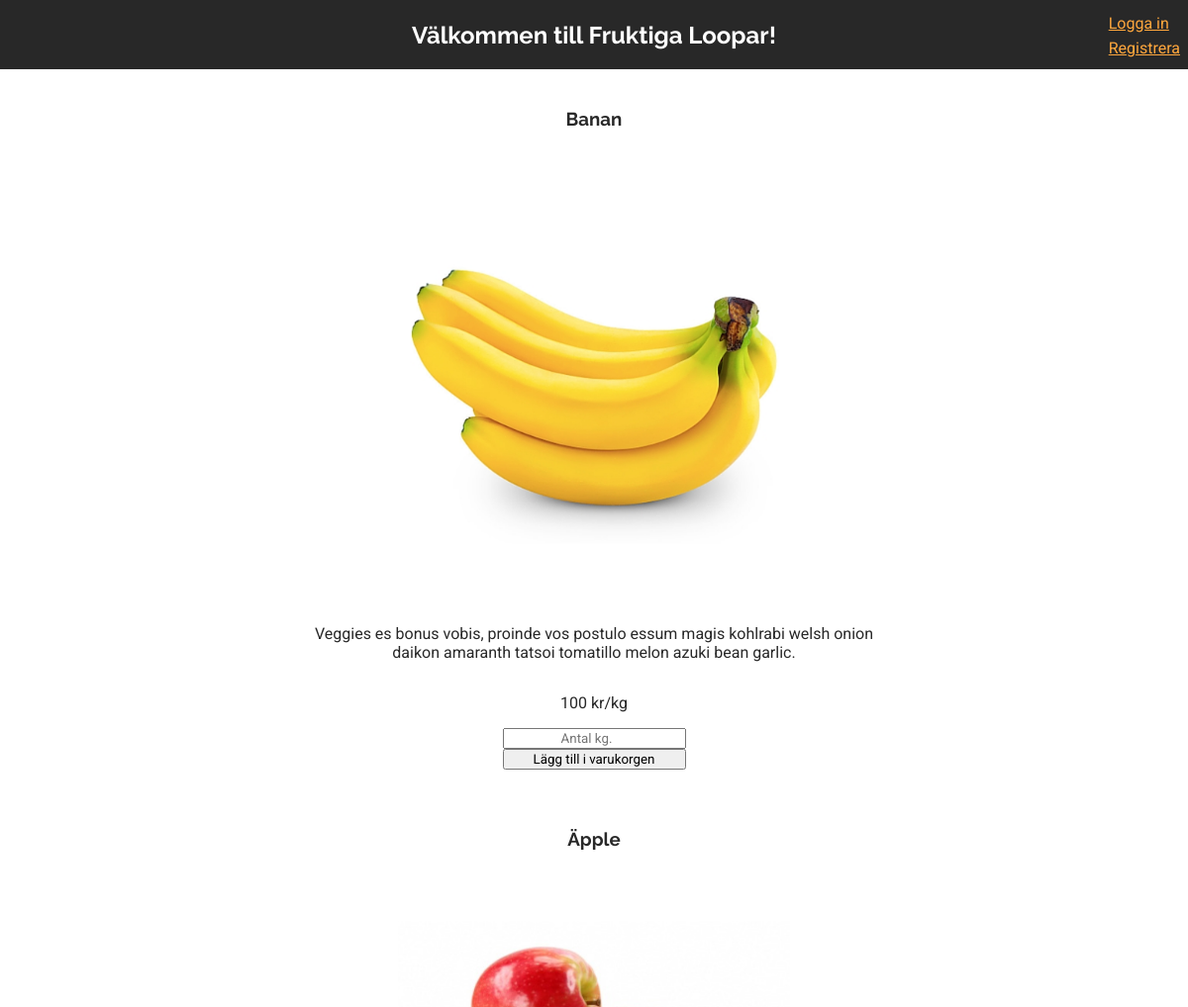
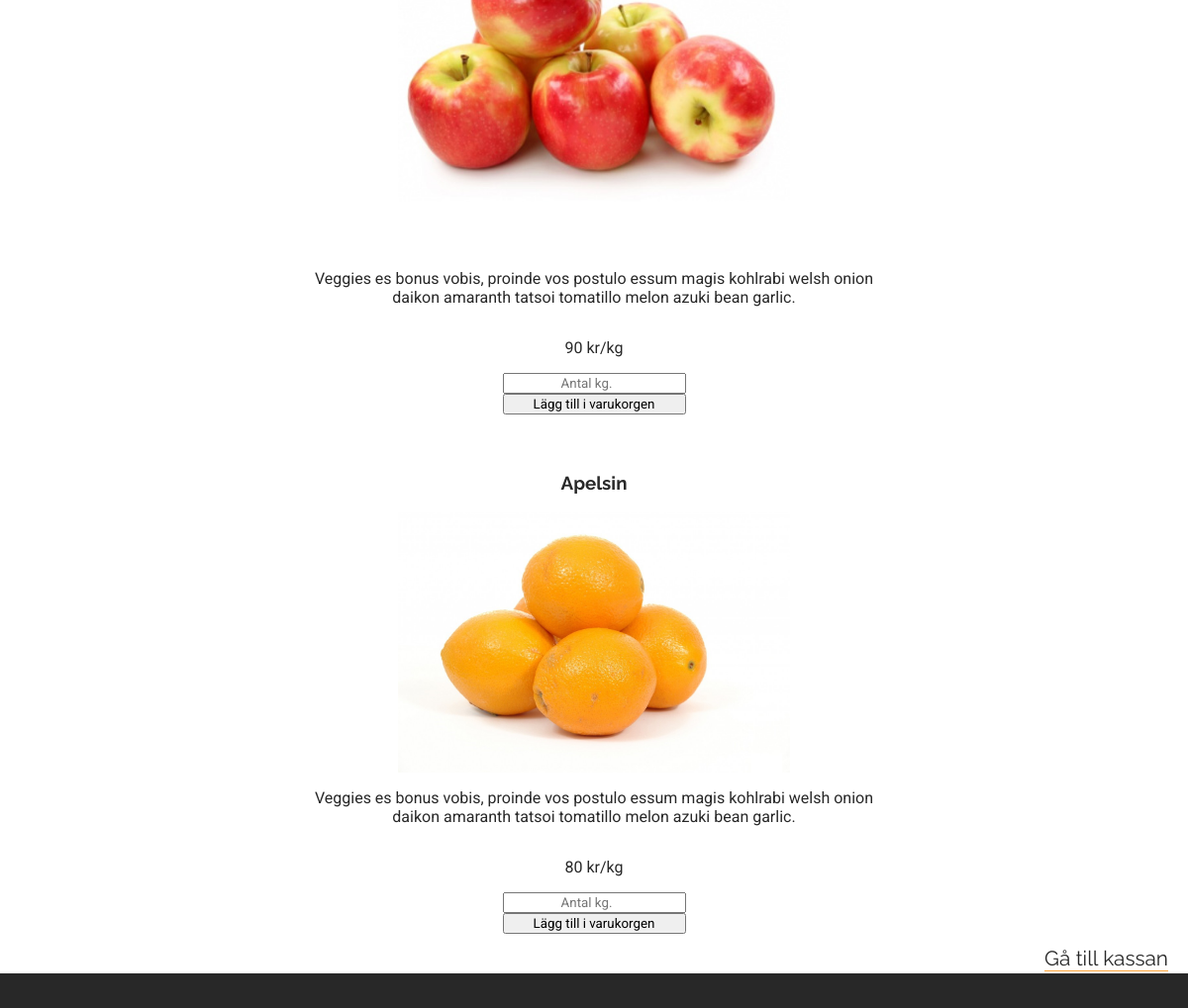
The page / on the database its author committed (2 pictures, top to bottom).
### tables this page shows
CREATE TABLE `products` (
  `id` int(11) NOT NULL,
  `product` varchar(50) NOT NULL,
  `image` varchar(100) NOT NULL,
  `price` int(11) NOT NULL,
  `description` varchar(500) NOT NULL
);

### includes/products.php (the view, shortened to what this page needs)
<?php
include 'database_connection.php';
$statement = $pdo->prepare("SELECT * FROM products");
$statement->execute();
$products = $statement->fetchAll(PDO::FETCH_ASSOC);
foreach($products as $single_product){
    ?>
    <div class='product_wrapper'>
        <h3> <?= $single_product["product"]; ?> </h3>
        <img src="images/<?= $single_product['image'];?>">
        <p class='product_description'> <?= $single_product["description"]; ?> </p>
        <p> <?= $single_product["price"]; ?> kr/kg</p>
        <form action="includes/insert_to_basket_from_products.php" method="POST">
            <input type="number" name="amount" min=1 placeholder="Antal kg." value="<?php $single_product['unit_price']?>">
            <input type="submit" value="Lägg till i varukorgen">
        </form>
    </div>
<?php
}
?>

### includes/head.php (shortened to what this page needs)
<!DOCTYPE html>
<html lang="sv">
<head>

### index.php (shortened to what this page needs)
<?php
include 'includes/head.php';
?>
<link rel="stylesheet" href="css/style.css">
</head>
<body>
<header>
    <h1>Välkommen till Fruktiga Loopar!</h1>
    <?php
        if(isset($_SESSION["username"])){
            echo "<p class='logged_in_user'>" . "Du är inloggad som " . $_SESSION["username"] . ". " . "<a href='includes/reset.php'>Logga ut</a>" . "</p>";
        }else{
            echo "<div class='login_register'>" . "<a href='views/login_view.php'>Logga in</a>" . "<a href='views/register_view.php'>Registrera</a>" . "</div>";
        }
    ?>
</header>
<?php
include 'includes/customer_basket.php';
include 'includes/products.php';
?>
<footer>
</footer>
</body>
</html>

### includes/customer_basket.php (shortened to what this page needs)
<?php
$quantity = 0;
if(isset($_SESSION["username"]) && $quantity != 0){
    echo "<div class='basket'>";
    echo "<a href='views/checkout.php' class='checkout_basket'>" . "Gå till kassan" . "(" . $quantity . ")" . "</a>";
    echo "</div>";
}else{
    echo "<div class='basket'>";
    echo "<a href='views/checkout.php' class='checkout_basket'>" . "Gå till kassan" . "</a>";
    echo "</div>";
}
?>

### css/style.css (style rules this page uses)
h1, h2, h3, h4, p, a, label { color: #282828; font-family: 'Roboto', sans-serif; }
a { color: #ffa73d; }
h1, h2, h3, h4, label { font-family: 'Raleway', sans-serif; }
::placeholder, input[type=submit] { text-align: center; font-family: 'Roboto', sans-serif; }
input { text-align: center; }
body { margin: 0px; }
header { background-color: #282828; height: 70px; display: flex; justify-content: center; align-items: center; }
.login_register { display: flex; height: 70px; flex-direction: column; justify-content: space-between; position: absolute; top: 1px; right: 5px; }
.login_register a { margin: 3px; }
h1 { margin: 0px; padding: 10px 0px; color: white; font-size: 1.1rem; }
img { height: auto; width: 50%; overflow: hidden; object-fit: cover; }
.product_wrapper { display: flex; flex-direction: column; align-items: center; margin-top: 20px; }
.product_wrapper form { display: flex; flex-direction: column; margin-bottom: 20px; }
.product_description { text-align: center; width: 70vw; }
.basket { right: 20px; bottom: 38px; position: fixed; }
.checkout_basket { font-size: 1.3em; text-decoration: none; border-bottom: 1px solid #ffa73d; color: #282828; font-family: 'Raleway', sans-serif; }
footer { height: 35px; background-color: #282828; margin-top: 20px; }
@media only screen and (min-width: 768px) { .product_description { width: 50vw; } }
@media only screen and (min-width: 768px) { img { width: 33%; } }
@media only screen and (min-width: 768px) { h1 { font-size: 1.5rem; } }
@media only screen and (min-width: 768px) { .login_register { justify-content: center; } }

### rows shown on the page
products: product "Banan", image (picture), description "Veggies es bonus vobis, proinde vos postulo essum magis kohlrabi welsh onion daikon amaranth tatsoi tomatillo melon azuki bean garlic.", price "100"
products: product "Äpple", image (picture), description "Veggies es bonus vobis, proinde vos postulo essum magis kohlrabi welsh onion daikon amaranth tatsoi tomatillo melon azuki bean garlic.", price "90"
products: product "Apelsin", image (picture), description "Veggies es bonus vobis, proinde vos postulo essum magis kohlrabi welsh onion daikon amaranth tatsoi tomatillo melon azuki bean garlic.", price "80"
